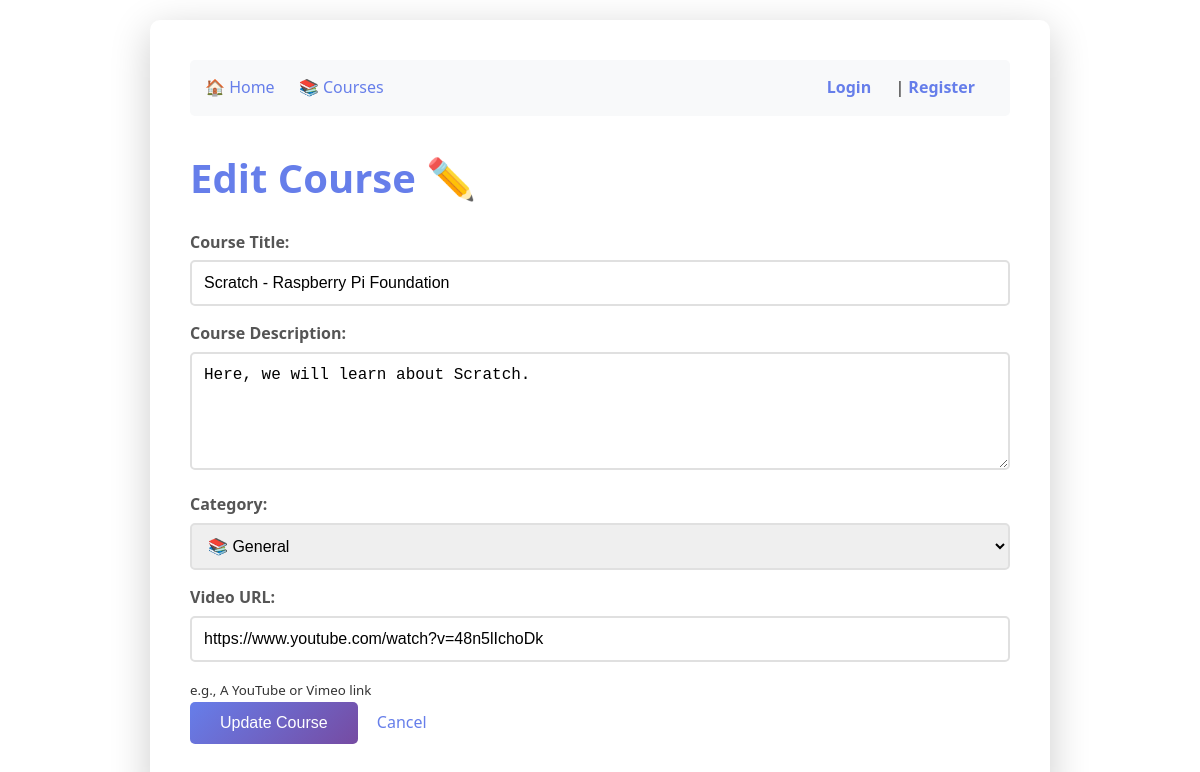
Screenshot of /edit-course/6 (signed in) with the database file from the repository.
### tables this page shows
CREATE TABLE courses (
                   id INTEGER PRIMARY KEY,
                   title TEXT NOT NULL,
                   description TEXT NOT NULL
               , video_url TEXT, category TEXT DEFAULT 'General');

### routes/courses.py (the view)
    @app.route('/edit-course/<int:course_id>')
    def edit_course(course_id):
        if not is_admin():
            return redirect('/login')
        conn = get_db_connection()
        course = conn.execute(
            'SELECT * FROM courses WHERE id = ?',
            (course_id,)
        ).fetchone()
        conn.close()
        return render_template('edit_course.html', course=course)

### helpers.py (called while the page is built)
def get_db_connection():
    conn = sqlite3.connect('lms.db')
    conn.row_factory = sqlite3.Row
    return conn

def is_admin():
    if 'username' not in session:
        return False
    conn = get_db_connection()
    user = conn.execute(
        'SELECT is_admin FROM users WHERE username = ?',
        (session['username'],)
    ).fetchone()
    conn.close()
    return user and user['is_admin'] == 1

### templates/edit_course.html (shortened to what this page needs)
{% extends "base.html" %}
{% block content %}
    <h1>Edit Course ✏️</h1>
    {% if course %}
    <form method="POST" action="/edit-course/{{ course.id }}">
        <div>
            <label>Course Title:</label>
            <input type="text" name="title" value="{{ course.title }}" required minlength="3">
        </div>
        <div>
            <label>Course Description:</label>
            <textarea name="description" required minlength="10" rows="5">{{ course.description }}</textarea>
        </div>
        <div>
            <label>Category:</label>
            <select name="category" required style="width: 100%; padding: 12px; border: 2px solid #e0e0e0; border-radius: 5px; font-size: 16px; margin-bottom: 15px;">
                <option value="General" {% if course.category == 'General' or not course.category %}selected{% endif %}>📚 General</option>
            </select>
        </div>
        <div>
            <label>Video URL:</label>
            <input type="text" name="video_url" value="{{ course.video_url or '' }}">
            <small>e.g., A YouTube or Vimeo link</small>
        </div>
        <button type="submit">Update Course</button>
        <a href="/course/{{ course.id }}" style="margin-left: 15px;">Cancel</a>
    </form>
    {% else %}
        <p>Course not found.</p>
    {% endif %}
{% endblock %}

### static/css/style.css (style rules this page uses)
* { margin: 0; padding: 0; box-sizing: border-box; }
body { font-family: 'Segoe UI', Tahoma, Geneva, Verdana, sans-serif; line-height: 1.6; color: #333; background-color: linear-gradient(135deg, #667eea 0%, #764ba2 100%); padding: 20px; }
h1 { color: #667eea; margin-bottom: 20px; font-size: 2.5rem; }
a { color: #667eea; text-decoration: none; transition: color 0.3s ease; }
form { margin: 20px 0; }
label { display: block; margin-bottom: 5px; font-weight: bold; color: #555; }
input[type="text"], input[type="password"], textarea { width: 100%; padding: 12px; border: 2px solid #e0e0e0; border-radius: 5px; font-size: 16px; transition: border-color 0.3s; margin-bottom: 15px; }
button[type="submit"], .btn { background: linear-gradient(135deg, #667eea 0%, #764ba2 100%); color: white; padding: 12px 30px; border: none; border-radius: 5px; font-size: 16px; cursor: pointer; transition: transform 0.2s, box-shadow 0.2s; }

### rows the page displays
courses: title "Scratch - Raspberry Pi Foundation", description "Here, we will learn about Scratch.", category "📚 General", video_url "https://www.youtube.com/watch?v=48n5lIchoDk"
